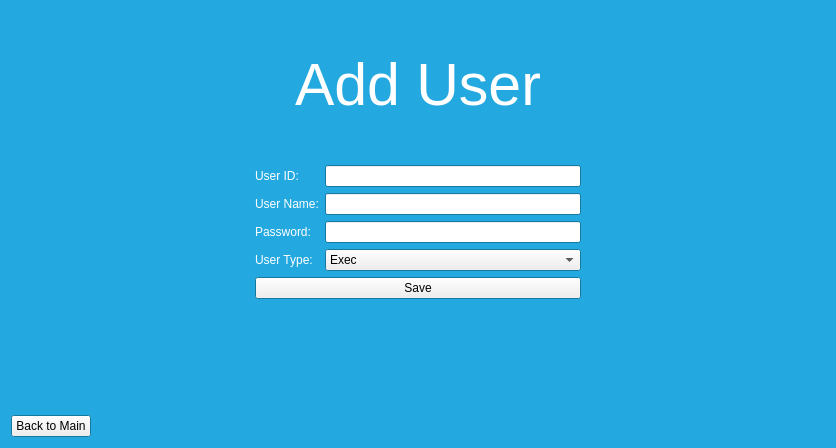
<?xml version="1.0" encoding="UTF-8"?>
<ui version="4.0">
 <class>admin_AddUser</class>
 <widget class="QDialog" name="admin_AddUser">
  <property name="geometry">
   <rect>
    <x>0</x>
    <y>0</y>
    <width>836</width>
    <height>448</height>
   </rect>
  </property>
  <property name="palette">
   <palette>
    <active>
     <colorrole role="Base">
      <brush brushstyle="SolidPattern">
       <color alpha="255">
        <red>255</red>
        <green>255</green>
        <blue>255</blue>
       </color>
      </brush>
     </colorrole>
     <colorrole role="Window">
      <brush brushstyle="SolidPattern">
       <color alpha="255">
        <red>35</red>
        <green>168</green>
        <blue>224</blue>
       </color>
      </brush>
     </colorrole>
    </active>
    <inactive>
     <colorrole role="Base">
      <brush brushstyle="SolidPattern">
       <color alpha="255">
        <red>255</red>
        <green>255</green>
        <blue>255</blue>
       </color>
      </brush>
     </colorrole>
     <colorrole role="Window">
      <brush brushstyle="SolidPattern">
       <color alpha="255">
        <red>35</red>
        <green>168</green>
        <blue>224</blue>
       </color>
      </brush>
     </colorrole>
    </inactive>
    <disabled>
     <colorrole role="Base">
      <brush brushstyle="SolidPattern">
       <color alpha="255">
        <red>35</red>
        <green>168</green>
        <blue>224</blue>
       </color>
      </brush>
     </colorrole>
     <colorrole role="Window">
      <brush brushstyle="SolidPattern">
       <color alpha="255">
        <red>35</red>
        <green>168</green>
        <blue>224</blue>
       </color>
      </brush>
     </colorrole>
    </disabled>
   </palette>
  </property>
  <property name="windowTitle">
   <string>Haig Network</string>
  </property>
  <layout class="QHBoxLayout" name="horizontalLayout_5">
   <item>
    <layout class="QVBoxLayout" name="verticalLayout_5">
     <item>
      <layout class="QHBoxLayout" name="horizontalLayout_4">
       <item>
        <spacer name="horizontalSpacer_4">
         <property name="orientation">
          <enum>Qt::Horizontal</enum>
         </property>
         <property name="sizeHint" stdset="0">
          <size>
           <width>40</width>
           <height>20</height>
          </size>
         </property>
        </spacer>
       </item>
       <item>
        <layout class="QVBoxLayout" name="verticalLayout_4">
         <item>
          <spacer name="verticalSpacer_2">
           <property name="orientation">
            <enum>Qt::Vertical</enum>
           </property>
           <property name="sizeHint" stdset="0">
            <size>
             <width>20</width>
             <height>40</height>
            </size>
           </property>
          </spacer>
         </item>
         <item>
          <layout class="QHBoxLayout" name="horizontalLayout_2">
           <item>
            <spacer name="horizontalSpacer">
             <property name="orientation">
              <enum>Qt::Horizontal</enum>
             </property>
             <property name="sizeHint" stdset="0">
              <size>
               <width>40</width>
               <height>20</height>
              </size>
             </property>
            </spacer>
           </item>
           <item>
            <widget class="QLabel" name="label_4">
             <property name="font">
              <font>
               <family>Helvetica Neue</family>
               <pointsize>44</pointsize>
               <weight>50</weight>
               <bold>false</bold>
               <underline>false</underline>
              </font>
             </property>
             <property name="autoFillBackground">
              <bool>false</bool>
             </property>
             <property name="text">
              <string>&lt;html&gt;&lt;head/&gt;&lt;body&gt;&lt;p&gt;&lt;span style=&quot; color:#ffffff;&quot;&gt;Add User&lt;/span&gt;&lt;/p&gt;&lt;/body&gt;&lt;/html&gt;</string>
             </property>
             <property name="textFormat">
              <enum>Qt::RichText</enum>
             </property>
            </widget>
           </item>
           <item>
            <spacer name="horizontalSpacer_2">
             <property name="orientation">
              <enum>Qt::Horizontal</enum>
             </property>
             <property name="sizeHint" stdset="0">
              <size>
               <width>40</width>
               <height>20</height>
              </size>
             </property>
            </spacer>
           </item>
          </layout>
         </item>
         <item>
          <spacer name="verticalSpacer">
           <property name="orientation">
            <enum>Qt::Vertical</enum>
           </property>
           <property name="sizeHint" stdset="0">
            <size>
             <width>20</width>
             <height>40</height>
            </size>
           </property>
          </spacer>
         </item>
         <item>
          <layout class="QVBoxLayout" name="verticalLayout_3">
           <item>
            <layout class="QHBoxLayout" name="horizontalLayout">
             <item>
              <layout class="QVBoxLayout" name="verticalLayout">
               <item>
                <widget class="QLabel" name="label_UserID">
                 <property name="text">
                  <string>&lt;html&gt;&lt;head/&gt;&lt;body&gt;&lt;p&gt;&lt;span style=&quot; color:#ffffff;&quot;&gt;User ID:&lt;/span&gt;&lt;/p&gt;&lt;/body&gt;&lt;/html&gt;</string>
                 </property>
                </widget>
               </item>
               <item>
                <widget class="QLabel" name="label_UserName">
                 <property name="text">
                  <string>&lt;html&gt;&lt;head/&gt;&lt;body&gt;&lt;p&gt;&lt;span style=&quot; color:#ffffff;&quot;&gt;User Name:&lt;/span&gt;&lt;/p&gt;&lt;/body&gt;&lt;/html&gt;</string>
                 </property>
                </widget>
               </item>
               <item>
                <widget class="QLabel" name="label_Password">
                 <property name="text">
                  <string>&lt;html&gt;&lt;head/&gt;&lt;body&gt;&lt;p&gt;&lt;span style=&quot; color:#ffffff;&quot;&gt;Password:&lt;/span&gt;&lt;/p&gt;&lt;/body&gt;&lt;/html&gt;</string>
                 </property>
                </widget>
               </item>
               <item>
                <widget class="QLabel" name="label_UserType">
                 <property name="text">
                  <string>&lt;html&gt;&lt;head/&gt;&lt;body&gt;&lt;p&gt;&lt;span style=&quot; color:#ffffff;&quot;&gt;User Type:&lt;/span&gt;&lt;/p&gt;&lt;/body&gt;&lt;/html&gt;</string>
                 </property>
                </widget>
               </item>
              </layout>
             </item>
             <item>
              <layout class="QVBoxLayout" name="verticalLayout_2">
               <item>
                <widget class="QLineEdit" name="lineEdit_UserID"/>
               </item>
               <item>
                <widget class="QLineEdit" name="lineEdit_UserName"/>
               </item>
               <item>
                <widget class="QLineEdit" name="lineEdit_Password"/>
               </item>
               <item>
                <widget class="QComboBox" name="comboBox_UserType">
                 <item>
                  <property name="text">
                   <string>Exec</string>
                  </property>
                 </item>
                 <item>
                  <property name="text">
                   <string>Admin</string>
                  </property>
                 </item>
                </widget>
               </item>
              </layout>
             </item>
            </layout>
           </item>
           <item>
            <widget class="QPushButton" name="pushButton_Save">
             <property name="text">
              <string>Save</string>
             </property>
             <property name="autoDefault">
              <bool>false</bool>
             </property>
            </widget>
           </item>
          </layout>
         </item>
        </layout>
       </item>
       <item>
        <spacer name="horizontalSpacer_5">
         <property name="orientation">
          <enum>Qt::Horizontal</enum>
         </property>
         <property name="sizeHint" stdset="0">
          <size>
           <width>40</width>
           <height>20</height>
          </size>
         </property>
        </spacer>
       </item>
      </layout>
     </item>
     <item>
      <spacer name="verticalSpacer_3">
       <property name="orientation">
        <enum>Qt::Vertical</enum>
       </property>
       <property name="sizeHint" stdset="0">
        <size>
         <width>20</width>
         <height>40</height>
        </size>
       </property>
      </spacer>
     </item>
     <item>
      <layout class="QHBoxLayout" name="horizontalLayout_3">
       <item>
        <widget class="QPushButton" name="pushButton_Back">
         <property name="cursor">
          <cursorShape>PointingHandCursor</cursorShape>
         </property>
         <property name="text">
          <string>Back to Main</string>
         </property>
         <property name="autoDefault">
          <bool>false</bool>
         </property>
        </widget>
       </item>
       <item>
        <spacer name="horizontalSpacer_3">
         <property name="orientation">
          <enum>Qt::Horizontal</enum>
         </property>
         <property name="sizeHint" stdset="0">
          <size>
           <width>40</width>
           <height>20</height>
          </size>
         </property>
        </spacer>
       </item>
      </layout>
     </item>
    </layout>
   </item>
  </layout>
 </widget>
 <resources/>
 <connections/>
</ui>
